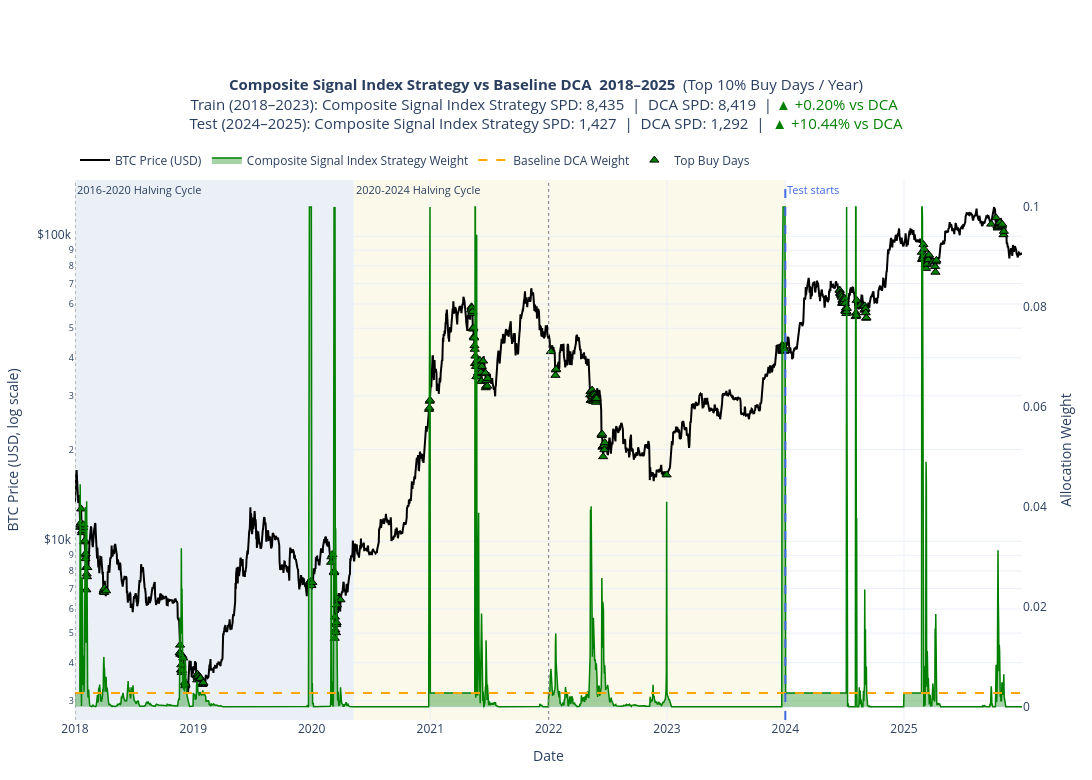

Here is the notebook cell this chart was saved with:
### Code cell
file_name = "fig_composite_signal_index_strategy.png"

fig_json = full_plot.to_plotly_json()

def clean_timestamps(obj):
    if isinstance(obj, pd.Timestamp):
        return obj.strftime("%Y-%m-%d")
    if isinstance(obj, dict):
        return {k: clean_timestamps(v) for k, v in obj.items()}
    if isinstance(obj, list):
        return [clean_timestamps(v) for v in obj]
    return obj

fig_json = clean_timestamps(fig_json)

import plotly.graph_objects as go
clean_fig = go.Figure(fig_json)

clean_fig.write_image(
    doc_path / file_name,
    format="png",
    scale=3
)

clean_fig.write_image(
    blog_path / file_name,
    format="png",
    scale=3
)

clean_fig.show()

### Figure 1 — Plotly figure (JSON) as saved in the notebook; plotly's stock layout.template omitted (floating-point values rounded to 4 significant figures; data arrays with more than 128 entries replaced by an {"elided": "..."} marker saying what was removed)
{"data": [{"customdata": {"elided": "2920x8 mixed values"}, "hovertemplate": "<b>Date</b>: %{x|%Y-%m-%d}<br><b>Year</b>: %{customdata[0]}<br><b>Cycle</b>: %{customdata[1]}<br><b>BTC Price</b>: $%{y:,.2f}<br><b>Composite Signal Index Strategy Weight</b>: %{customdata[2]:.8f}<br><b>DCA Weight</b>: %{customdata[3]:.8f}<br><b>Composite Signal Index Strategy sats/$</b>: %{customdata[4]:,.2f}<br><b>DCA sats/$</b>: %{customdata[5]:,.2f}<br><b>Composite Signal Index Strategy sats accum.</b>: %{customdata[6]:,.2f}<br><b>DCA sats accum.</b>: %{customdata[7]:,.2f}<extra></extra>", "line": {"color": "black", "width": 2}, "mode": "lines", "name": "BTC Price (USD)", "type": "scatter", "x": {"elided": "2920 str values"}, "y": {"elided": "2920 float values"}, "yaxis": "y"}, {"customdata": {"elided": "2920x5 mixed values"}, "fill": "tozeroy", "fillcolor": "rgba(0, 128, 0, 0.35)", "hovertemplate": "<b>Date</b>: %{x|%Y-%m-%d}<br><b>Year</b>: %{customdata[0]}<br><b>Cycle</b>: %{customdata[1]}<br><b>Composite Signal Index Strategy Weight</b>: %{y:.8f}<br><b>BTC Price</b>: $%{customdata[2]:,.2f}<br><b>Composite Signal Index Strategy sats/$</b>: %{customdata[3]:,.2f}<br><b>Composite Signal Index Strategy sats accum.</b>: %{customdata[4]:,.2f}<extra></extra>", "line": {"color": "green", "width": 1.5}, "mode": "lines", "name": "Composite Signal Index Strategy Weight", "type": "scatter", "x": {"elided": "2920 str values"}, "y": {"elided": "2920 float values"}, "yaxis": "y2"}, {"customdata": {"elided": "2920x5 mixed values"}, "hovertemplate": "<b>Date</b>: %{x|%Y-%m-%d}<br><b>Year</b>: %{customdata[0]}<br><b>Cycle</b>: %{customdata[1]}<br><b>DCA Weight</b>: %{y:.8f}<br><b>BTC Price</b>: $%{customdata[2]:,.2f}<br><b>DCA sats/$</b>: %{customdata[3]:,.2f}<br><b>DCA sats accum.</b>: %{customdata[4]:,.2f}<extra></extra>", "line": {"color": "orange", "dash": "dash", "width": 2}, "mode": "lines", "name": "Baseline DCA Weight", "type": "scatter", "x": {"elided": "2920 str values"}, "y": {"elided": "2920 float values"}, "yaxis": "y2"}, {"customdata": {"elided": "240x3 float values"}, "hovertemplate": "<b>Top Buy Date</b>: %{x|%Y-%m-%d}<br><b>Year</b>: %{customdata[0]}<br><b>BTC Price</b>: $%{y:,.2f}<br><b>Composite Signal Index Strategy Weight</b>: %{customdata[1]:.8f}<br><b>Year Threshold</b>: %{customdata[2]:.8f}<extra></extra>", "marker": {"color": "green", "line": {"color": "black", "width": 1}, "size": 8, "symbol": "triangle-up"}, "mode": "markers", "name": "Top Buy Days", "type": "scatter", "x": {"elided": "240 str values"}, "y": {"elided": "240 float values"}, "yaxis": "y"}], "layout": {"annotations": [{"font": {"size": 11}, "showarrow": false, "text": "2016-2020 Halving Cycle", "x": "2018-01-01", "xanchor": "left", "xref": "x", "y": 1, "yanchor": "top", "yref": "y domain"}, {"font": {"size": 11}, "showarrow": false, "text": "2020-2024 Halving Cycle", "x": "2020-05-11", "xanchor": "left", "xref": "x", "y": 1, "yanchor": "top", "yref": "y domain"}, {"font": {"color": "royalblue", "size": 11}, "showarrow": false, "text": "Test starts", "x": 1704067200000, "xanchor": "left", "xref": "x", "y": 1, "yanchor": "top", "yref": "y domain"}], "height": 780, "hovermode": "x unified", "legend": {"orientation": "h", "x": 0, "xanchor": "left", "y": 1.01, "yanchor": "bottom"}, "margin": {"b": 60, "l": 70, "r": 70, "t": 180}, "shapes": [{"fillcolor": "rgba(176, 196, 222, 0.25)", "layer": "below", "line": {"width": 0}, "opacity": 1, "type": "rect", "x0": "2018-01-01", "x1": "2020-05-10", "xref": "x", "y0": 0, "y1": 1, "yref": "y domain"}, {"fillcolor": "rgba(238, 232, 170, 0.25)", "layer": "below", "line": {"width": 0}, "opacity": 1, "type": "rect", "x0": "2020-05-11", "x1": "2023-12-31", "xref": "x", "y0": 0, "y1": 1, "yref": "y domain"}, {"line": {"color": "gray", "dash": "dot", "width": 1}, "type": "line", "x0": "2010-08-16", "x1": "2010-08-16", "xref": "x", "y0": 0, "y1": 1, "yref": "y domain"}, {"line": {"color": "gray", "dash": "dot", "width": 1}, "type": "line", "x0": "2014-01-01", "x1": "2014-01-01", "xref": "x", "y0": 0, "y1": 1, "yref": "y domain"}, {"line": {"color": "gray", "dash": "dot", "width": 1}, "type": "line", "x0": "2018-01-01", "x1": "2018-01-01", "xref": "x", "y0": 0, "y1": 1, "yref": "y domain"}, {"line": {"color": "gray", "dash": "dot", "width": 1}, "type": "line", "x0": "2022-01-01", "x1": "2022-01-01", "xref": "x", "y0": 0, "y1": 1, "yref": "y domain"}, {"line": {"color": "royalblue", "dash": "dash", "width": 2}, "type": "line", "x0": 1704067200000, "x1": 1704067200000, "xref": "x", "y0": 0, "y1": 1, "yref": "y domain"}], "title": {"font": {"size": 15}, "text": "<b>Composite Signal Index Strategy vs Baseline DCA  2018–2025</b>  (Top 10% Buy Days / Year)<br>Train (2018–2023): Composite Signal Index Strategy SPD: 8,435  |  DCA SPD: 8,419  | <span style='color:green;'>▲ +0.20% vs DCA</span> <br>Test (2024–2025): Composite Signal Index Strategy SPD: 1,427  |  DCA SPD: 1,292  |  <span style='color:green;'>▲ +10.44% vs DCA</span>", "x": 0.5}, "width": 1450, "xaxis": {"range": ["2018-01-01", "2025-12-31"], "showgrid": true, "title": {"text": "Date"}}, "yaxis": {"showgrid": true, "side": "left", "tickprefix": "$", "title": {"text": "BTC Price (USD, log scale)"}, "type": "log"}, "yaxis2": {"overlaying": "y", "showgrid": false, "side": "right", "title": {"text": "Allocation Weight"}}}}
